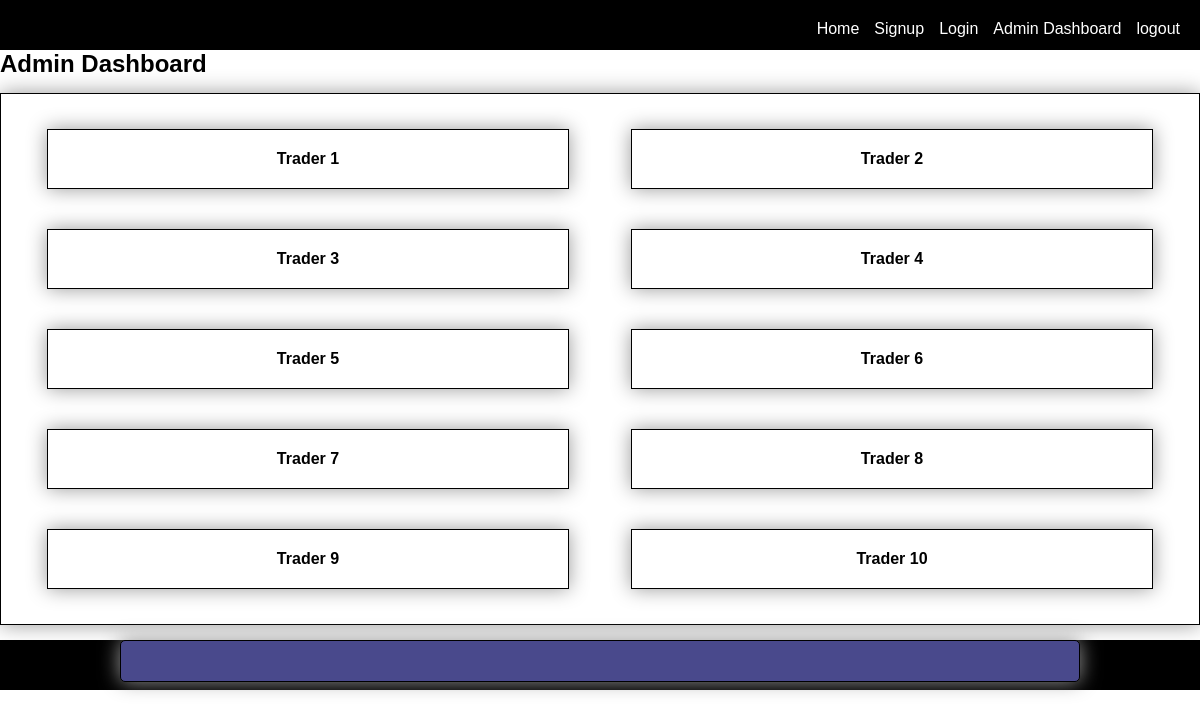
/adminapp/dashboard (signed in), run on the app's committed database.
### userauth/models.py (models this page shows, shortened)
class Trader(models.Model):
    name = models.CharField(max_length=400, unique=True)
    balance = models.IntegerField(default=100)

### adminapp/views.py (the view)
# urls.py: path('dashboard', views.dashboard, name="admin-dashboard"),
def dashboard(request):
    if request.user.is_authenticated:
        traders = Trader.objects.all()
        context = {
            "traders": traders
        }
        return render(request, "interfaces/admin_dashboard.html", context)
    else:
        messages.warning(request, "Log in to gain access")
        return redirect("adminapp:signup")

### templates/interfaces/admin_dashboard.html (shortened to what this page needs)
{% extends 'partials/base.html' %}
{% load static %}
{% block content %}
<h2>Admin Dashboard</h2>
<div class="container">
    {% for trader in traders %}
    <div>
        <a href="{% url 'adminapp:user-detail' trader.id %}">
            {{trader.name}}
        </a>
    </div>
    {% endfor %}
</div>
{% endblock content %}

### static/css/style.css (style rules this page uses)
* { margin:0; padding: 0; box-sizing: border-box; font-family:sans-serif, Poppins; scroll-behavior: smooth; }
div { box-shadow: 0 0 20px 0 #999; }
.container { width:100%; padding:20px; display:flex; flex-direction:row; flex-wrap:wrap; gap:10px; }
div { padding:20px; width:45%; border:1px solid black; margin:15px auto; text-align:center; }
div a { text-decoration:none; color:black; font-weight:700; }

### data on the page
Trader: name "Trader 1"
Trader: name "Trader 2"
Trader: name "Trader 3"
Trader: name "Trader 4"
Trader: name "Trader 5"
Trader: name "Trader 6"
Trader: name "Trader 7"
Trader: name "Trader 8"
Trader: name "Trader 9"
Trader: name "Trader 10"
